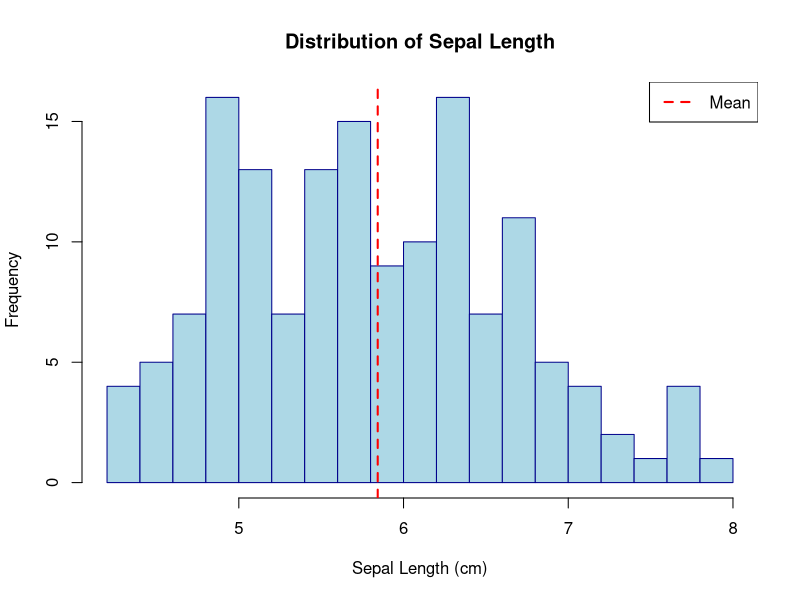
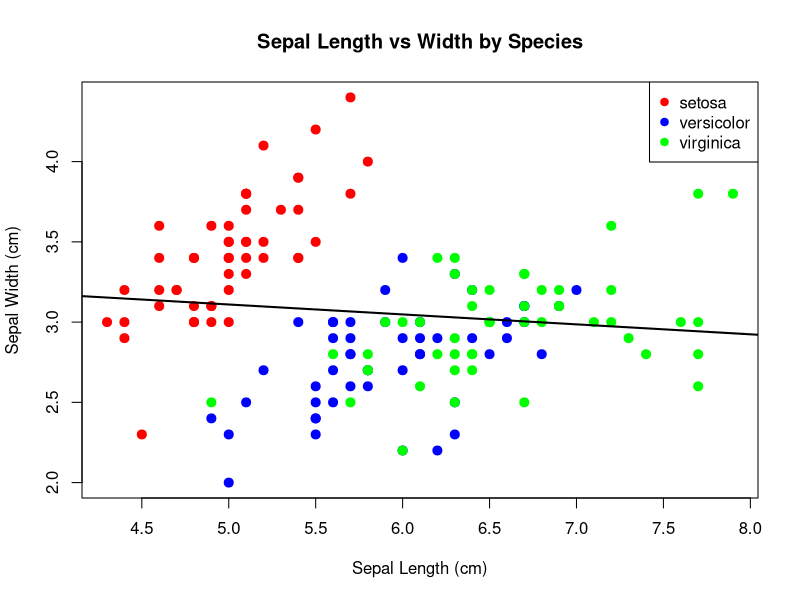
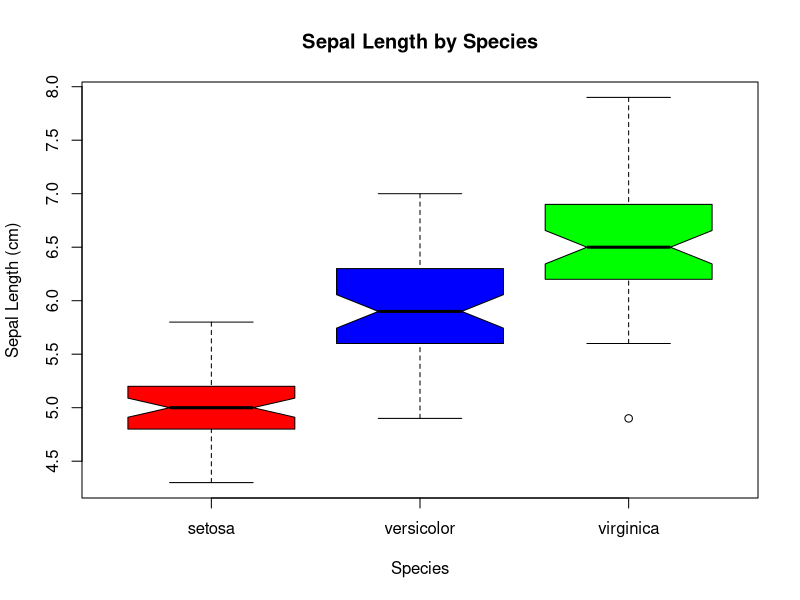
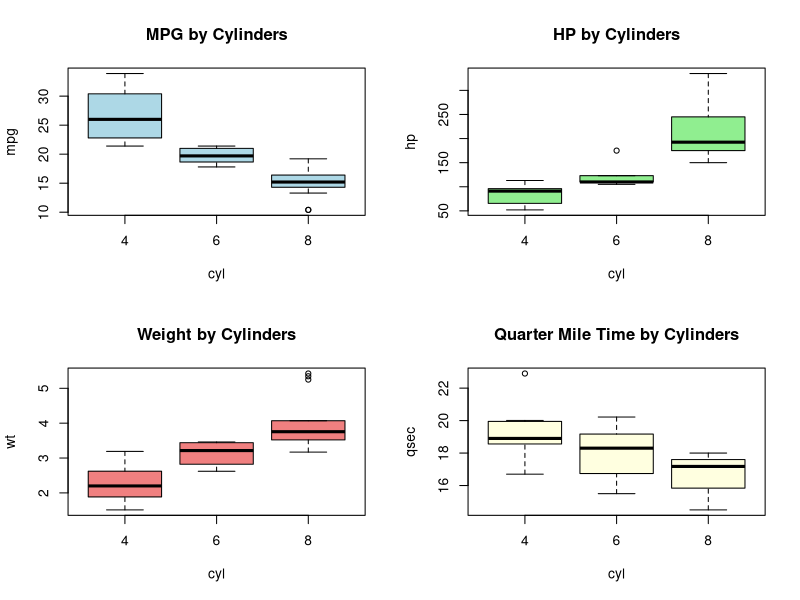
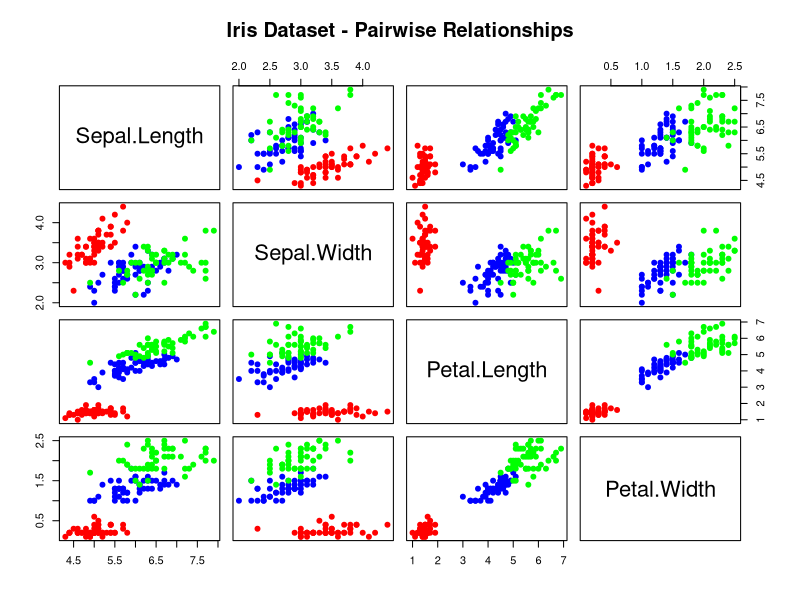
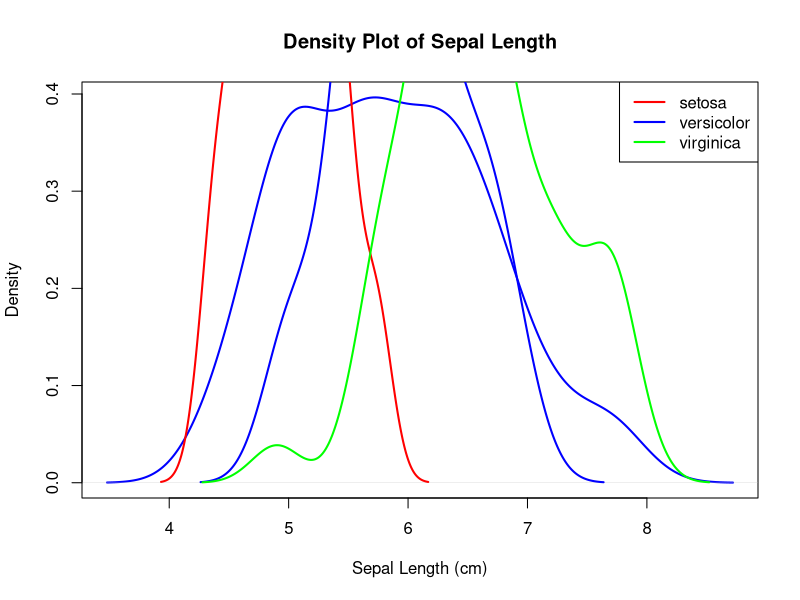
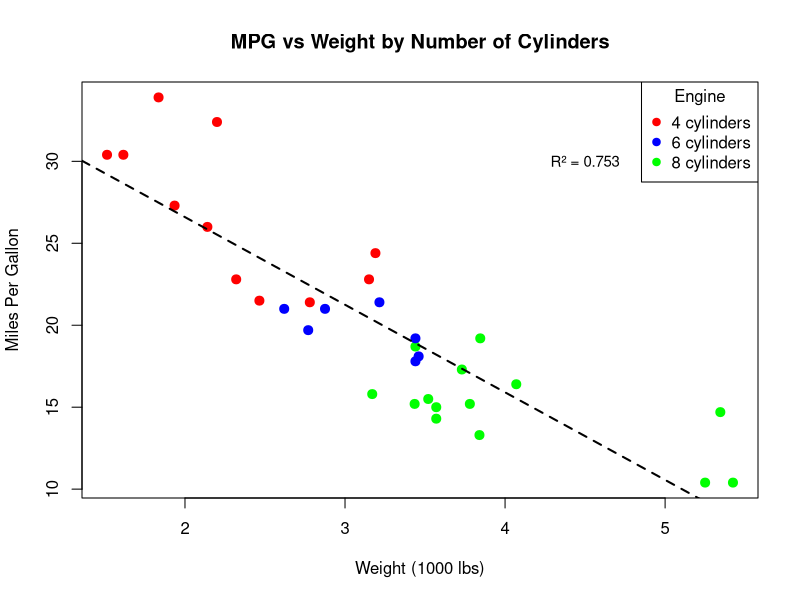

Write the R code that produced these figures, in order.
## ---- chunk 1
#| echo: false
#| eval: true
# Load the iris dataset
data(iris)
data(mtcars)

# Explore iris dataset
head(iris)
str(iris)
summary(iris)
## ---- chunk 2
#| echo: false
#| eval: true
# More detailed exploration
sapply(iris[, 1:4], mean)  # Apply mean to numeric columns
sapply(iris[, 1:4], sd)    # Standard deviation
sapply(iris[, 1:4], range) # Range for each column
## ---- chunk 3
#| echo: false
#| eval: true
# Exploring categorical variables
table(iris$Species)
prop.table(table(iris$Species))  # Proportions

# Cross-tabulation with mtcars
table(mtcars$cyl, mtcars$gear)
prop.table(table(mtcars$cyl, mtcars$gear), margin = 1)  # Row proportions
## ---- chunk 4
#| echo: false
#| eval: true
# Advanced filtering and subsetting
# Multiple conditions
large_setosa <- iris[iris$Species == "setosa" & iris$Sepal.Length > 5, ]
efficient_powerful <- mtcars[mtcars$mpg > 20 & mtcars$hp > 100, ]

# Using %in% operator
selected_species <- iris[iris$Species %in% c("setosa", "versicolor"), ]

print("Large setosa flowers:")
print(large_setosa)
print("Efficient and powerful cars:")
print(efficient_powerful)
## ---- chunk 5
#| echo: false
#| eval: true
# Sampling data
sample_rows <- sample(nrow(iris), 10)  # Random 10 row indices
iris_sample <- iris[sample_rows, ]

print("Random sample of iris data:")
print(iris_sample)

# Aggregating data
# Average measurements by species
print("Average measurements by species:")
print(aggregate(. ~ Species, data = iris, FUN = mean))

# Multiple statistics
print("MPG and HP statistics by cylinder:")
print(aggregate(cbind(mpg, hp) ~ cyl, data = mtcars, 
          FUN = function(x) c(mean = mean(x), sd = sd(x))))
## ---- chunk 6
#| echo: false
#| eval: true
# Basic plots with customization
# Histogram with better styling
hist(iris$Sepal.Length, 
     main = "Distribution of Sepal Length",
     xlab = "Sepal Length (cm)",
     ylab = "Frequency",
     col = "lightblue",
     border = "darkblue",
     breaks = 15)

# Add vertical line for mean
abline(v = mean(iris$Sepal.Length), col = "red", lwd = 2, lty = 2)
legend("topright", legend = "Mean", col = "red", lwd = 2, lty = 2)
## ---- chunk 7
#| echo: false
#| eval: true
# Scatter plot with groups
plot(iris$Sepal.Length, iris$Sepal.Width,
     main = "Sepal Length vs Width by Species",
     xlab = "Sepal Length (cm)",
     ylab = "Sepal Width (cm)",
     col = c("red", "blue", "green")[iris$Species],
     pch = 19,
     cex = 1.2)

# Add legend
legend("topright", 
       legend = levels(iris$Species),
       col = c("red", "blue", "green"),
       pch = 19)

# Add trend line
abline(lm(Sepal.Width ~ Sepal.Length, data = iris), col = "black", lwd = 2)
## ---- chunk 8
#| echo: false
#| eval: true
# Box plots
boxplot(Sepal.Length ~ Species, data = iris,
        main = "Sepal Length by Species",
        xlab = "Species",
        ylab = "Sepal Length (cm)",
        col = c("red", "blue", "green"),
        notch = TRUE)  # Show confidence intervals
## ---- chunk 9
#| echo: false
#| eval: true
# Multiple box plots
par(mfrow = c(2, 2))  # 2x2 layout
boxplot(mpg ~ cyl, data = mtcars, main = "MPG by Cylinders", col = "lightblue")
boxplot(hp ~ cyl, data = mtcars, main = "HP by Cylinders", col = "lightgreen")
boxplot(wt ~ cyl, data = mtcars, main = "Weight by Cylinders", col = "lightcoral")
boxplot(qsec ~ cyl, data = mtcars, main = "Quarter Mile Time by Cylinders", col = "lightyellow")
par(mfrow = c(1, 1))  # Reset layout
## ---- chunk 10
#| echo: false
#| eval: true
# More advanced plots
# Pairs plot (scatter plot matrix)
pairs(iris[, 1:4], 
      main = "Iris Dataset - Pairwise Relationships",
      col = c("red", "blue", "green")[iris$Species],
      pch = 19)
## ---- chunk 11
#| echo: false
#| eval: true
# Density plots
plot(density(iris$Sepal.Length), 
     main = "Density Plot of Sepal Length",
     xlab = "Sepal Length (cm)",
     ylab = "Density",
     col = "blue",
     lwd = 2)

# Add density lines for each species
species_colors <- c("red", "blue", "green")
for(i in 1:3) {
  species_data <- iris[iris$Species == levels(iris$Species)[i], "Sepal.Length"]
  lines(density(species_data), col = species_colors[i], lwd = 2)
}
legend("topright", legend = levels(iris$Species), col = species_colors, lwd = 2)
## ---- chunk 12
#| echo: false
#| eval: true
# Descriptive statistics
# Custom summary function
describe_variable <- function(x) {
  c(mean = mean(x, na.rm = TRUE),
    median = median(x, na.rm = TRUE),
    sd = sd(x, na.rm = TRUE),
    min = min(x, na.rm = TRUE),
    max = max(x, na.rm = TRUE),
    q25 = quantile(x, 0.25, na.rm = TRUE),
    q75 = quantile(x, 0.75, na.rm = TRUE))
}

describe_variable(iris$Sepal.Length)
## ---- chunk 13
#| echo: false
#| eval: true
# Correlation analysis
# Correlation matrix
cor_matrix <- cor(iris[, 1:4])
print(round(cor_matrix, 2))

# Correlation test
cor.test(iris$Sepal.Length, iris$Sepal.Width)
## ---- chunk 14
#| echo: false
#| eval: true
# Hypothesis testing
# t-test: comparing two groups
setosa_sepal <- iris[iris$Species == "setosa", "Sepal.Length"]
versicolor_sepal <- iris[iris$Species == "versicolor", "Sepal.Length"]

t_test_result <- t.test(setosa_sepal, versicolor_sepal)
print(t_test_result)
## ---- chunk 15
#| echo: false
#| eval: true
# ANOVA: comparing multiple groups
anova_result <- aov(Sepal.Length ~ Species, data = iris)
summary(anova_result)

# Post-hoc test
TukeyHSD(anova_result)
## ---- chunk 16
#| echo: false
#| eval: true
# Linear regression
# Simple linear regression
model1 <- lm(mpg ~ wt, data = mtcars)
summary(model1)
## ---- chunk 17
#| echo: false
#| eval: true
# Multiple linear regression
model2 <- lm(mpg ~ wt + hp + cyl, data = mtcars)
summary(model2)

# Model comparison
anova(model1, model2)

# Predictions
new_car <- data.frame(wt = 3.0, hp = 150, cyl = 6)
predicted_mpg <- predict(model2, new_car)
print(paste("Predicted MPG:", round(predicted_mpg, 2)))
## ---- chunk 18
#| echo: false
#| eval: true
# Writing custom functions
grade_to_letter <- function(numeric_grade) {
  if (numeric_grade >= 90) {
    return("A")
  } else if (numeric_grade >= 80) {
    return("B")
  } else if (numeric_grade >= 70) {
    return("C")
  } else if (numeric_grade >= 60) {
    return("D")
  } else {
    return("F")
  }
}

# Test the function
grade_to_letter(85)
grade_to_letter(92)
## ---- chunk 19
#| echo: false
#| eval: true
# Vectorized version
grade_to_letter_vec <- function(grades) {
  ifelse(grades >= 90, "A",
         ifelse(grades >= 80, "B",
                ifelse(grades >= 70, "C",
                       ifelse(grades >= 60, "D", "F"))))
}

test_grades <- c(95, 87, 78, 65, 45)
grade_to_letter_vec(test_grades)
## ---- chunk 20
#| echo: false
#| eval: true
# For loop
fibonacci <- function(n) {
  if (n <= 1) return(n)
  
  fib_seq <- numeric(n)
  fib_seq[1] <- 0
  fib_seq[2] <- 1
  
  for (i in 3:n) {
    fib_seq[i] <- fib_seq[i-1] + fib_seq[i-2]
  }
  
  return(fib_seq)
}

fibonacci(10)
## ---- chunk 21
#| echo: false
#| eval: true
# While loop example
count_down <- function(start) {
  current <- start
  result <- c()
  
  while (current > 0) {
    result <- c(result, current)
    current <- current - 1
  }
  
  return(result)
}

count_down(5)
## ---- chunk 22
#| echo: false
#| eval: true
# Apply family functions (more efficient than loops)
# lapply: apply function to list elements
numbers <- list(a = 1:5, b = 6:10, c = 11:15)
lapply(numbers, mean)

# sapply: simplified apply
sapply(numbers, mean)

# mapply: multivariate apply
mapply(function(x, y) x + y, 1:3, 4:6)
## ---- chunk 23
#| echo: true
#| eval: true
# Create coefficient of variation function
coeff_variation <- function(x) {
  cv <- sd(x, na.rm = TRUE) / mean(x, na.rm = TRUE)
  return(cv)
}

# Test on Sepal.Length for each species
species_list <- levels(iris$Species)
cv_results <- sapply(species_list, function(species) {
  species_data <- iris[iris$Species == species, "Sepal.Length"]
  coeff_variation(species_data)
})

print("Coefficient of Variation for Sepal.Length by Species:")
print(round(cv_results, 4))

# Alternative approach using aggregate
cv_by_species <- aggregate(Sepal.Length ~ Species, data = iris, 
                          FUN = function(x) sd(x)/mean(x))
print("Using aggregate function:")
print(cv_by_species)
## ---- chunk 24
#| echo: true
#| eval: true
# Comprehensive mtcars analysis

# 1. Summary of the data
print("=== MTCARS DATASET SUMMARY ===")
print(summary(mtcars))
print(paste("Dataset dimensions:", nrow(mtcars), "rows,", ncol(mtcars), "columns"))

# 2. Correlation matrix of all numeric variables
print("\n=== CORRELATION MATRIX ===")
cor_matrix <- cor(mtcars)
print(round(cor_matrix, 2))

# 3. Linear model predicting mpg from weight and horsepower
print("\n=== LINEAR REGRESSION MODEL ===")
mpg_model <- lm(mpg ~ wt + hp, data = mtcars)
print(summary(mpg_model))

# Model interpretation
r_squared <- summary(mpg_model)$r.squared
print(paste("R-squared:", round(r_squared, 3)))
print(paste("The model explains", round(r_squared * 100, 1), "% of the variance in MPG"))

# 4. Visualization: Weight vs MPG colored by cylinders
print("\n=== VISUALIZATION ===")
# Create color vector for cylinders
cyl_colors <- c("red", "blue", "green")[as.factor(mtcars$cyl)]

plot(mtcars$wt, mtcars$mpg,
     main = "MPG vs Weight by Number of Cylinders",
     xlab = "Weight (1000 lbs)",
     ylab = "Miles Per Gallon",
     col = cyl_colors,
     pch = 19,
     cex = 1.2)

# Add legend
legend("topright", 
       legend = paste(sort(unique(mtcars$cyl)), "cylinders"),
       col = c("red", "blue", "green"),
       pch = 19,
       title = "Engine")

# Add regression line
abline(lm(mpg ~ wt, data = mtcars), col = "black", lwd = 2, lty = 2)

# Add text annotation
text(4.5, 30, paste("R² =", round(summary(lm(mpg ~ wt, data = mtcars))$r.squared, 3)),
     cex = 0.9, col = "black")
